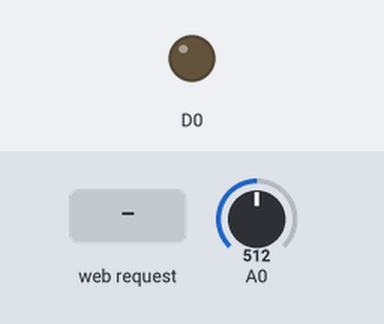
Bench run of a sketch on a simulated ESP8266 (NodeMCU). On the bench: output pins drawn as LEDs (lit = HIGH). Dashed ring = blinking. Inputs (shaded band) come from the test bench; at power-on: A0 = 512. WiFi joins after 1.5 s; servers stay silent unless stated; what the sketch prints to the serial monitor is not drawn.

Above: at 0.1 s.
At 4.7 s:
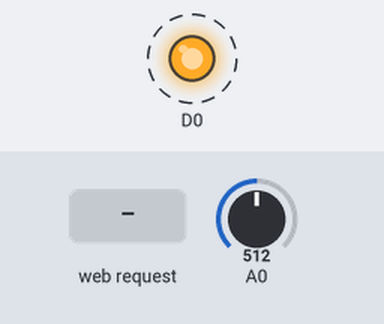
4.8 s: HTTP request GET /D0/0 received
Timing chart, 0 to 14.3 s (numbered marks = the images above; inputs shaded):
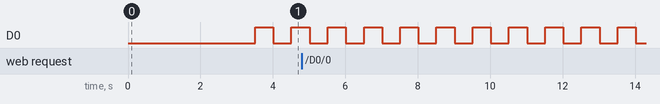

Measured:
- by itself, D0: alternates HIGH for 0.50 s and LOW for 0.50 s

The sketch:

nodemcu.ino
```cpp
#include <ESP8266WiFi.h>

const char* ssid = "Your wifi username";
const char* password = "Your wifi password";

// Create an instance of the server
// specify the port to listen on as an argument
WiFiServer server(80);
int flag=0;
int sensorValue=0;
void setup() {
  Serial.begin(115200);
  delay(10);

  pinMode(D0, OUTPUT);
  digitalWrite(D0, 0);

  // Connect to WiFi network
  Serial.println();
  Serial.println();
  Serial.print("Connecting to ");
  Serial.println(ssid);

  WiFi.begin(ssid, password);

  while (WiFi.status() != WL_CONNECTED) {
    delay(500);
    Serial.print(".");
  }
  Serial.println("");
  Serial.println("WiFi connected");

  // Start the server
  server.begin();
  Serial.println("Server started");

  // Print the IP address
  Serial.println(WiFi.localIP());
  delay(2000);
}
void loop() {
  // Check if a client has connected
  WiFiClient client = server.available();
  if (!client) {
     sensorValue = analogRead(A0);
    Serial.println(sensorValue);
    if(sensorValue > 400 || flag == 1){
      flag = 1;
       digitalWrite(D0, HIGH);   // turn the LED on (HIGH is the voltage level)
        delay(500);                       // wait for a second
        digitalWrite(D0, LOW);    // turn the LED off by making the voltage LOW
        delay(500);                       //
        digitalWrite(D0, HIGH);   // turn the LED on (HIGH is the voltage level)
        delay(500);                       // wait for a second
        digitalWrite(D0, LOW);    // turn the LED off by making the voltage LOW
        delay(500);
    }
    return;
  }

  // Wait until the client sends some data
  Serial.println("new client");
  while(!client.available()){
    delay(1);
  }

  // Read the first line of the request
  String req = client.readStringUntil('\r');
  Serial.println(req);
  client.flush();

  // Match the request
  int val;
  String m;
  if (req.indexOf("/D0/0") != -1){
    m = "D1 is Low";
    digitalWrite(D0, 0);
    flag = 0;
  }
  else if (req.indexOf("/D0/1") != -1){
    m = "D1 is High";
    digitalWrite(D0, 1);
  }
  else {
    Serial.println("invalid request");
    client.stop();
    return;
  }


  client.flush();

  // Prepare the response
  String s = "HTTP/1.1 200 OK\r\nContent-Type: text/html\r\n\r\n<!DOCTYPE HTML>\r\n<head><meta http-equiv=\"Access-Control-Allow-Origin\" content=\"*\"></head>\n<html>\r\n" +m;
  s += "</html>\n";

  // Send the response to the client
  client.print(s);
  delay(1);
  Serial.println("Client disonnected");

  // The client will actually be disconnected
  // when the function returns and 'client' object is detroyed
}
```
